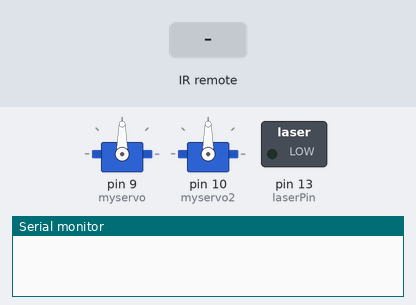
This sketch was run on a simulated Arduino Uno, built with avr-gcc and run on an emulated ATmega328P. Shown: 2 × servo, switched loads named in the sketch (green lamp = pin HIGH), the last lines printed to the serial monitor. The inputs (shaded band) are chosen by the test bench.

Above: at 1.2 s.
1.3 s: infrared code 0xC101E57B received
At 1.8 s:
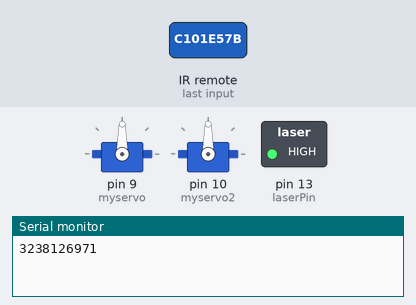
2.8 s: infrared code 0x3D9AE3F7 received
At 4.2 s:
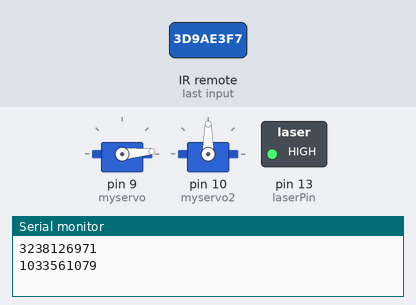
5.8 s: infrared code 0x6182021B received
At 7.3 s:
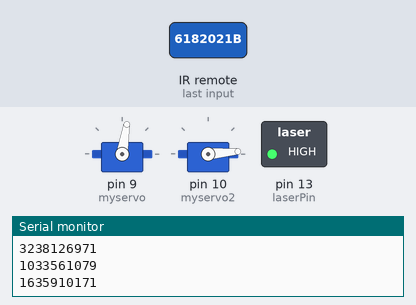
Timing chart, 0 to 10.3 s (numbered marks = the images above; inputs shaded):
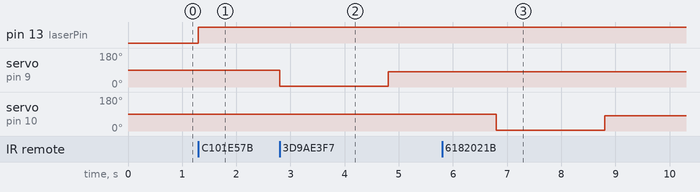

Measured:
- after the input at 1.3 s, pin 13 (laserPin): LOW → HIGH at once
- after the input at 2.8 s, servo on pin 9 (myservo): 90° → 5° at once, → 81° 2.0 s later
- after the input at 5.8 s, servo on pin 10 (myservo2): 90° → 5° after 1.0 s, → 81° 2.0 s later

The sketch:

code_distracteur.ino
```cpp
#include <Servo.h>
#include <IRremote.h>
IRrecv reception(2);
decode_results resultat;
Servo myservo;
Servo myservo2;
int pos = 0;
int laserPin = 13;
void setup()
{
  myservo.attach(9);
  myservo2.attach(10);
  pinMode(laserPin, OUTPUT);
  reception.enableIRIn();
  Serial.begin(9600);
}
void loop()
{
  if(reception.decode(&resultat)){
    //etape 1 (Serial.println(resultat.value))
    Serial.println(resultat.value);
    if(resultat.value == 3238126971){
      digitalWrite(laserPin, HIGH);
    }
        if(resultat.value == 2534850111){
      digitalWrite(laserPin, LOW);
    }
     if(resultat.value == 1033561079){
      myservo.writeMicroseconds(600);
      delay(2000);
      myservo.writeMicroseconds(1375);
      delay(2000);
    }
         if(resultat.value == 1635910171){
      myservo2.writeMicroseconds(600);
      delay(2000);
      myservo2.writeMicroseconds(1375);
      delay(2000);
    }
    reception.resume();
  }


}
```
